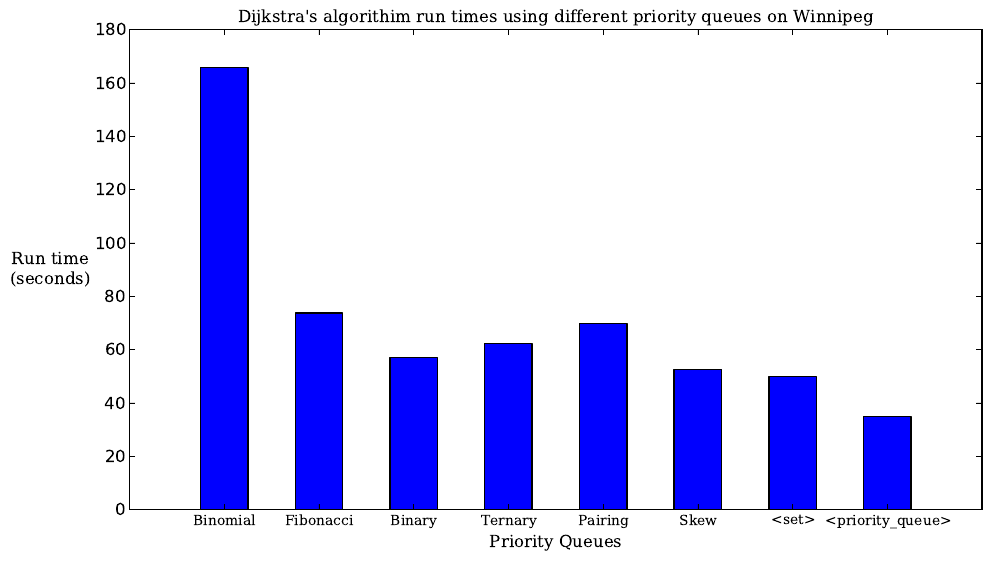

Source code (Python):
import pylab
from matplotlib.font_manager import FontProperties
from matplotlib.backends.backend_pdf import PdfPages

pdf = PdfPages('pq_runtime.pdf')

x = ['Binomial', 'Fibonacci', 'Binary', 'Ternary', 'Pairing', 'Skew', '<set>', '\t <priority_queue>'.expandtabs()]

y = [165.8, 73.66, 56.94, 62.21, 69.83, 52.57, 49.95, 34.89]

#y, x = zip(*sorted(zip(y,x), reverse=True))

font = FontProperties()
font.set_family('serif')
font.set_size(18)
font2 = FontProperties()
font2.set_family('serif')
font2.set_size(13)

fig = pylab.figure(figsize=(11,6), dpi=300)
index = range(len(x))
pylab.bar(index, y, width=0.5, align='center')
pylab.xticks(index, x, fontproperties=font2)
pylab.yticks(fontproperties=font)
pylab.title('Dijkstra\'s algorithim run times using\n different priority queues on Winnipeg', fontproperties=font)
pylab.xlabel('Priority Queues', fontproperties=font2)
pylab.ylabel('Run time\n(seconds)', {'rotation':'horizontal'}, fontproperties=font)
pdf.savefig(fig, bbox_inches='tight')

y = [369.10, 155.14, 130.22, 155.34, 140.55, 120.45, 149.95, 87.52]
fig = pylab.figure(figsize=(11,6), dpi=300)
index = range(len(x))
pylab.bar(index, y, width=0.5, align='center')
pylab.xticks(index, x, fontproperties=font2)
pylab.yticks(fontproperties=font)
pylab.title('Dijkstra\'s algorithim run times using\n different priority queues on Chicago Sketch', fontproperties=font)
pylab.xlabel('Priority Queues', fontproperties=font2)
pylab.ylabel('Run time\n(seconds)', {'rotation':'horizontal'}, fontproperties=font)

pdf.savefig(fig, bbox_inches='tight')

pdf.close()
